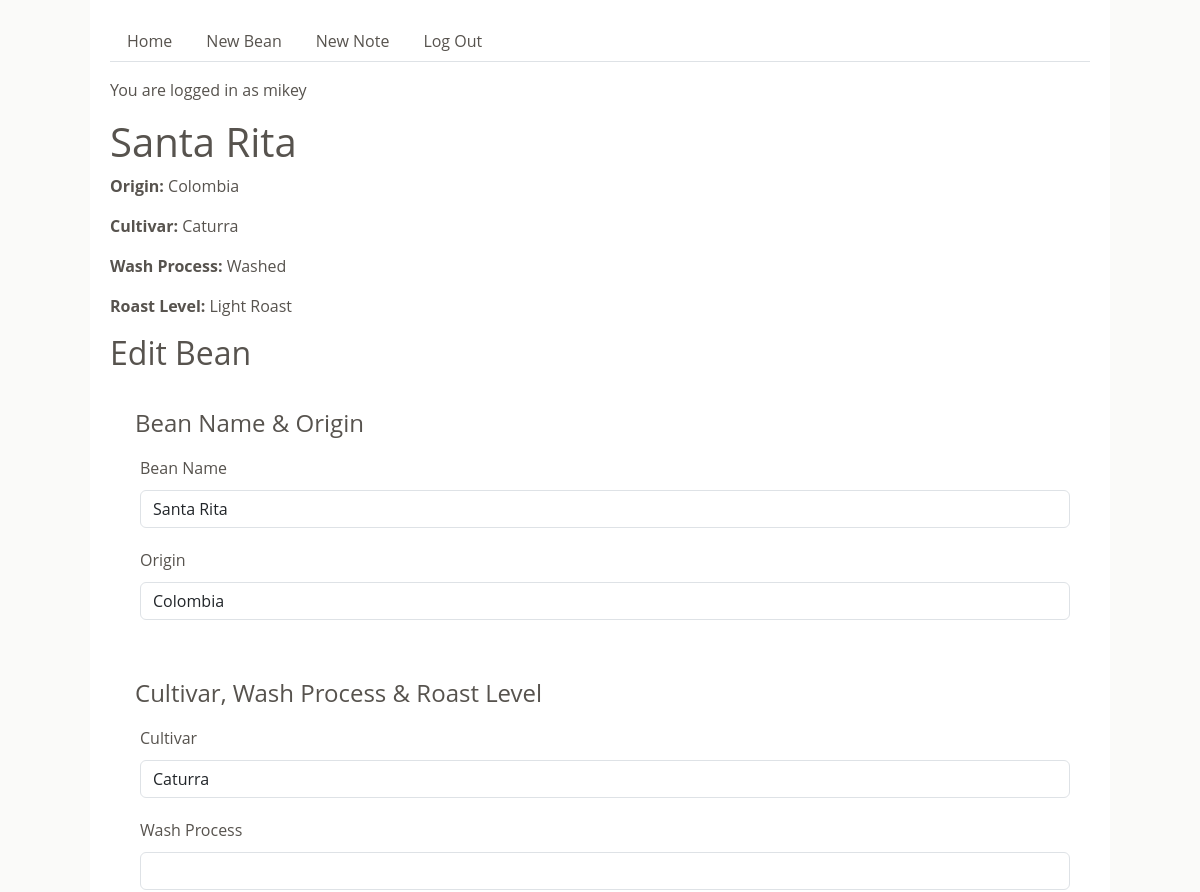
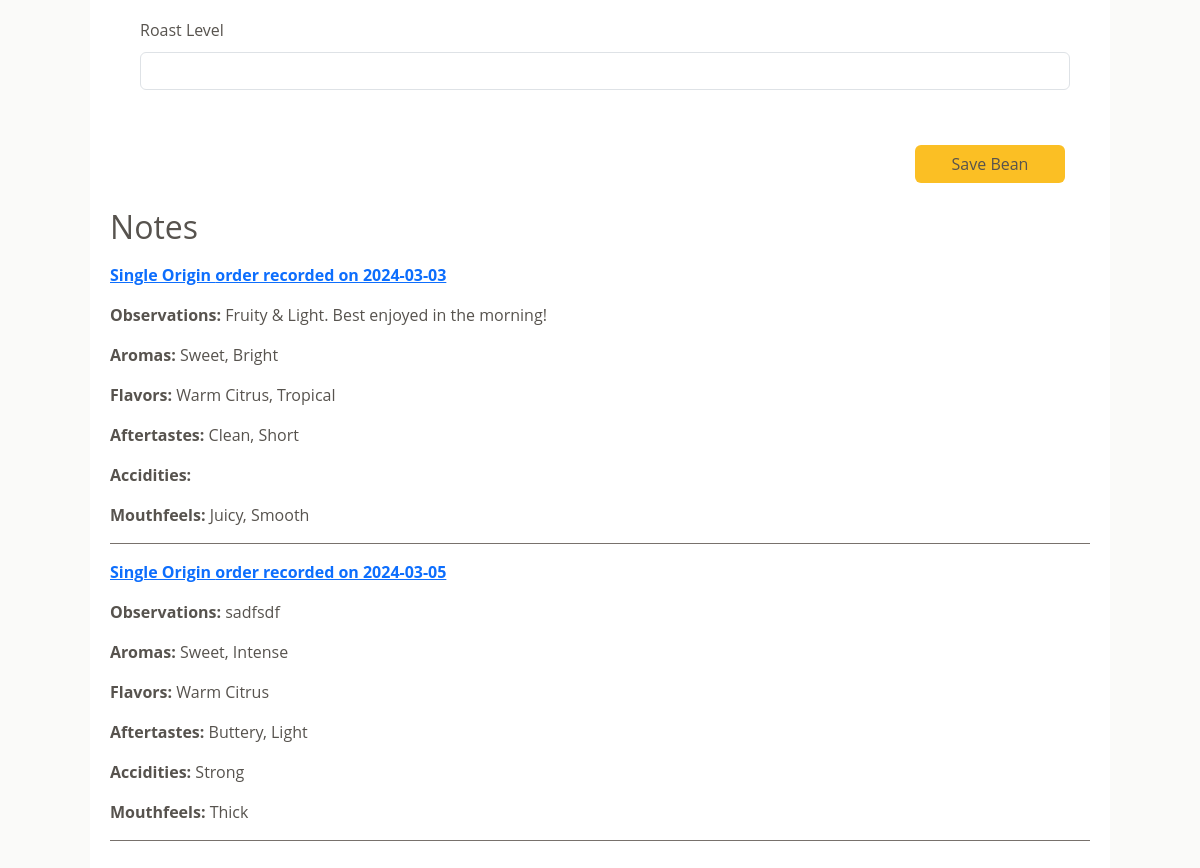
Screenshot of /bean/1 (signed in) with the database file from the repository (2 pictures, top to bottom).
### ch_100_app/models.py (models this page shows, shortened)
class User(UserMixin, db.Model):
    id = db.Column(db.Integer, primary_key=True)
    username = db.Column(db.String(80), nullable=False, unique=True)
    password = db.Column(db.String(80), nullable=False)

class Bean(db.Model):
    id = db.Column(db.Integer, primary_key=True)
    name = db.Column(db.String(60), nullable=False)
    origin = db.Column(db.String(100), nullable=False)
    cultivar = db.Column(db.String(60))
    wash_process = db.Column(db.Enum(WashProcess), nullable=False)
    roast_level = db.Column(db.Enum(RoastLevel), nullable=False)
    created_by_id = db.Column(db.Integer, db.ForeignKey("user.id"), nullable=False)
    notes = db.relationship("Note", back_populates="bean")
    created_by = db.relationship("User")

class Note(db.Model):
    id = db.Column(db.Integer, primary_key=True)
    bean_id = db.Column(db.Integer, db.ForeignKey("bean.id"), nullable=False)
    created_by_id = db.Column(db.Integer, db.ForeignKey("user.id"), nullable=False)
    order = db.Column(db.Enum(OrderCategory), default=OrderCategory.SINGLE_ORIGIN)
    brew_method = db.Column(db.Enum(BrewMethod), default=BrewMethod.DRIP)
    date_recorded = db.Column(db.Date, default=datetime.utcnow)
    observations = db.Column(db.Text, nullable=False)
    bean = db.relationship("Bean", back_populates="notes")
    created_by = db.relationship("User")
    aromas = db.relationship(
        "Aroma", secondary=note_aroma, backref=db.backref("notes", lazy="dynamic")
    )
    flavors = db.relationship(
        "Flavor", secondary=note_flavor, backref=db.backref("notes", lazy="dynamic")
    )
    aftertastes = db.relationship(
        "Aftertaste",
        secondary=note_aftertaste,
        backref=db.backref("notes", lazy="dynamic"),
    )
    acidities = db.relationship(
        "Acidity", secondary=note_acidity, backref=db.backref("notes", lazy="dynamic")
    )
    mouthfeels = db.relationship(
        "Mouthfeel",
        secondary=note_mouthfeel,
        backref=db.backref("notes", lazy="dynamic"),
    )

### ch_100_app/main/routes.py (the view, shortened to what this page needs)
@main.route("/bean/<bean_id>", methods=["GET", "POST"])
@login_required
def bean_detail(bean_id):
    bean = Bean.query.get(bean_id)
    form = BeanForm(obj=bean)
    notes = bean.notes
    return render_template("bean_detail.html", bean=bean, form=form, notes=notes)

### ch_100_app/extensions.py (called while the page is built)
@login_manager.user_loader
def load_user(user_id):
    return User.query.get(user_id)

### ch_100_app/utils.py (called while the page is built)
    def __str__(self):
        return str(self.value)

### ch_100_app/templates/bean_detail.html (shortened to what this page needs)
{% extends 'base.html' %}
{% from "_render_field.html" import render_field %}
{% block content %}
<h1>{{ bean.name }}</h1>
<p><strong>Origin:</strong> {{ bean.origin }}</p>
<p><strong>Cultivar:</strong> {{ bean.cultivar }}</p>
<p><strong>Wash Process:</strong> {{ bean.wash_process }}</p>
<p><strong>Roast Level:</strong> {{ bean.roast_level }}</p>
<h2>Edit Bean</h2>
<form method="POST" action="{{ url_for('main.bean_detail', bean_id=bean.id) }}">
    <section>
    <fieldset>
      <legend>Bean Name & Origin</legend>
      {{ render_field(form.name) }}
      {{ render_field(form.origin) }}
    </fieldset>
  </section>
  <section>
    <fieldset>
      <legend>Cultivar, Wash Process & Roast Level</legend>
      {{ render_field(form.cultivar) }}
      {{ render_field(form.wash_process) }}
      {{ render_field(form.roast_level) }}
    </fieldset>
  </section>
  <section>
    <fieldset>
      {{ form.submit(class="btn") }}
    </fieldset>
  </section>
</form>
<h2>Notes</h1>
{% if notes %}
  {% for note in notes %}
    <div class="bean_detail_order">
      <a href="/note/{{ note.id }}"<p><strong>{{ note.order}} order recorded on {{ note.date_recorded }}</strong></p></a>
      <div>
        <p><strong>Observations:</strong> {{ note.observations }}</p>
        {% set aroma_names = [] %}
        {% for aroma in note.aromas %}
            {% set _ = aroma_names.append(aroma.name) %}
        {% endfor %}
        <p><strong>Aromas:</strong> {{ aroma_names|join(', ') }}</p>
        {% set flavor_names = [] %}
        {% for flavor in note.flavors %}
            {% set _ = flavor_names.append(flavor.name) %}
        {% endfor %}
        <p><strong>Flavors:</strong> {{ flavor_names|join(', ') }}</p>
        {% set aftertaste_names = [] %}
        {% for aftertaste in note.aftertastes %}
            {% set _ = aftertaste_names.append(aftertaste.name) %}
        {% endfor %}
        <p><strong>Aftertastes:</strong> {{ aftertaste_names|join(', ') }}</p>
        {% set acidity_names = [] %}
        {% for acidity in note.acidities %}
            {% set _ = acidity_names.append(acidity.name) %}
        {% endfor %}
        <p><strong>Accidities:</strong> {{ acidity_names|join(', ') }}</p>
        {% set mouthfeel_names = [] %}
        {% for mouthfeel in note.mouthfeels %}
            {% set _ = mouthfeel_names.append(mouthfeel.name) %}
        {% endfor %}
        <p><strong>Mouthfeels:</strong> {{ mouthfeel_names|join(', ') }}</p>
      </div>    </div>
  {% endfor %}
{% else %}
  <p><strong>It looks like you haven't added any notes for this bean!</strong></p>
  <a href="{{ url_for('main.new_note') }}" class="btn">Add a Note!</a>
{% endif %}
{% endblock %}

### ch_100_app/templates/base.html (shortened to what this page needs)
<!DOCTYPE html>
<html lang="en">
  <head>
    <link
      href="https://cdn.jsdelivr.net/npm/bootstrap@5.3.3/dist/css/bootstrap.min.css"
      rel="stylesheet"
    />
    <link rel="stylesheet" href="/static/style.css" />
  </head>
  <body>
    <div id="base-content">
      <ul class="nav nav-tabs">
        <li>
          <a class="nav-link" href="/">Home</a>
        </li>
        {% if current_user.is_authenticated %}
        <li class="nav-item">
          <a class="nav-link" href="/new_bean">New Bean</a>
        </li>
        <li class="nav-item">
          <a class="nav-link" href="/new_note">New Note</a>
        </li>
        <li class="nav-item">
          <a class="nav-link" href="/logout">Log Out</a>
        </li>
        {% endif %}
      </ul>
      {% if current_user.is_authenticated %}
        <p>You are logged in as {{ current_user.username }}</p>
      {% endif %} {% block content %} {% endblock %}
    </div>
  </body>
</html>

### ch_100_app/templates/_render_field.html (shortened to what this page needs)
{% macro render_field(field) %}
<div class="form-group">
  {{ field.label(class="form-control-label") }}
  {{ field(class="form-control", **kwargs) }}
</div>
{% endmacro %}

### ch_100_app/static/style.css (style rules this page uses)
body { display: flex; flex-direction: column; align-items: center; background-color: #fafaf9; }
#base-content { font-family: 'Open Sans', sans-serif; color: #57534e; width: 85%; background-color: white; padding: 20px; }
.nav { margin-bottom: 1rem; }
.nav-link { color: #57534e; }
fieldset { display: flex; flex-direction: column; margin: 20px 0; padding: 20px; }
fieldset * { margin: 5px; }
fieldset input { padding: 5px; }
input[type='submit'] { width: 150px; align-self: flex-end; color: #57534e; }
.btn { background-color: #fbbf24; }
fieldset { margin-top: 0; margin-bottom: 0; }
.bean_detail_order { border-bottom: 1px solid #78716c; margin: 1rem 0px; }

### rows the page displays
User: username "mikey"
Bean: name "Santa Rita", origin "Colombia", cultivar "Caturra", wash_process "Washed", roast_level "Light Roast"
Note: order "Single Origin", date_recorded "2024-03-03", observations "Fruity & Light. Best enjoyed in the morning!", aroma_names "Sweet, Bright", flavor_names "Warm Citrus, Tropical", aftertaste_names "Clean, Short", mouthfeel_names "Juicy, Smooth"
Note: order "Single Origin", date_recorded "2024-03-05", observations "sadfsdf", aroma_names "Sweet, Intense", flavor_names "Warm Citrus", aftertaste_names "Buttery, Light", acidity_names "Strong", mouthfeel_names "Thick"

### other values shown
{{ field.label(class="form-control-label") }} "Bean Name Origin Cultivar Wash Process Roast Level"
